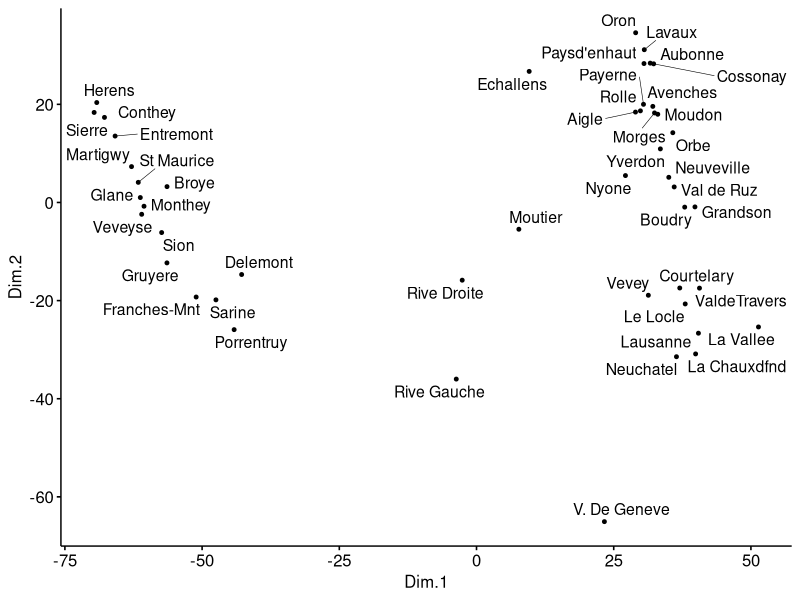

Write the R code that produced this figure. (Note: this script raises an error after producing the figure.)
## ---- chunk 1
knitr::opts_chunk$set(echo = TRUE)
## ---- chunk 2
data("swiss") #dados que contêm dados socioeconômicos e de fertilidade em 47 províncias de língua francesa na Suíça.
head(swiss)
## ---- chunk 3
# Load required packages
library(magrittr)
library(dplyr)
library(ggpubr)

# Cmpute MDS
mds <- swiss %>%
  dist() %>%        # cria uma matriz de distancias
  cmdscale(k = 2) %>%    # calcula o MDS classico
  as_tibble()
colnames(mds) <- c("Dim.1", "Dim.2")

# Plot MDS
ggscatter(mds, x = "Dim.1", y = "Dim.2", 
          label = rownames(swiss),
          size = 1,
          repel = TRUE)
## ---- chunk 4
# K-means clustering
clust <- kmeans(mds, 3)$cluster %>%
  as.factor()

swiss_final <- swiss_final %>%
  mutate(clust2 = clust)

# Plot and color by groups
ggscatter(mds, x = "Dim.1", y = "Dim.2", 
          label = rownames(swiss),
          color = "groups",
          size = 1, 
          ellipse = TRUE,
          ellipse.type = "convex",
          repel = TRUE)
## ---- chunk 5
library(magrittr)
library(dplyr)
library(ggpubr)
## ---- chunk 6
# Cmpute MDS
library(MASS)
mds <- swiss %>%
  dist() %>%          # cria uma matriz de distancias
  isoMDS(k = 2) %>%        # cria uma matriz de ordinal
  .$points %>%
  as_tibble()
colnames(mds) <- c("Dim.1", "Dim.2")

# Plot MDS
ggscatter(mds, x = "Dim.1", y = "Dim.2", 
          label = rownames(swiss),
          size = 1,
          repel = TRUE)
## ---- chunk 7
# K-means clustering
clust <- kmeans(mds, 3)$cluster %>%
  as.factor()

mds <- mds %>%
  mutate(groups = clust)
# Plot and color by groups
ggscatter(mds, x = "Dim.1", y = "Dim.2", 
          label = rownames(swiss),
          size = 1,
          color = "groups",
          ellipse = TRUE,
          ellipse.type = "convex",
          repel = TRUE)
## ---- chunk 8
myColRamp <- colorRampPalette(colors = c("#3b44f5", "#00f020", "#ffc505"))
k = 3
km.res <- kmeans(swiss, centers = k, iter.max = 10, nstart = 1)
swiss_final <- cbind(swiss, cluster = factor(km.res$cluster, levels = 1:k))
View(swiss_final)

ggplot(swiss_final, aes(x = Education, y = Infant.Mortality, col = cluster)) + geom_point(size = 3) + 
  scale_color_manual(values = myColRamp(3)) +
  ggtitle("K-means")
